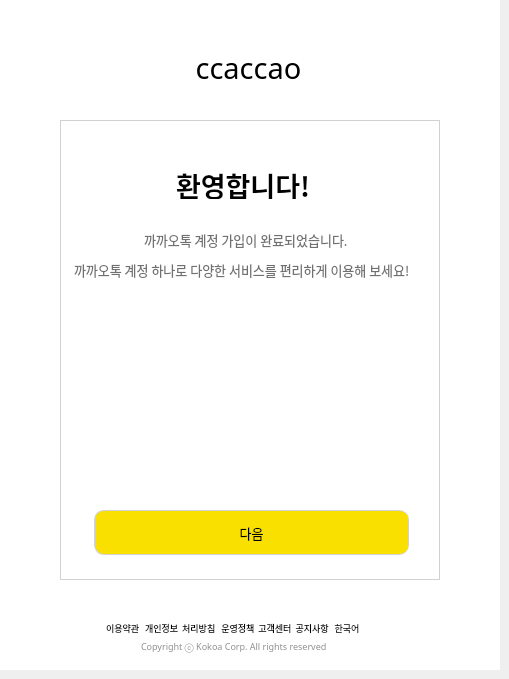
    <widget class="QWidget" name="page_2">
     <widget class="QWidget" name="widget_10" native="true">
      <property name="geometry">
       <rect>
        <x>0</x>
        <y>0</y>
        <width>500</width>
        <height>670</height>
       </rect>
      </property>
      <property name="styleSheet">
       <string notr="true">background-color: rgb(255, 255, 255);</string>
      </property>
      <widget class="QLabel" name="label_39">
       <property name="geometry">
        <rect>
         <x>183</x>
         <y>47</y>
         <width>131</width>
         <height>41</height>
        </rect>
       </property>
       <property name="font">
        <font>
         <family>G마켓 산스 TTF Medium</family>
         <pointsize>22</pointsize>
        </font>
       </property>
       <property name="text">
        <string>ccaccao</string>
       </property>
       <property name="alignment">
        <set>Qt::AlignCenter</set>
       </property>
      </widget>
      <widget class="QWidget" name="widget_11" native="true">
       <property name="geometry">
        <rect>
         <x>60</x>
         <y>120</y>
         <width>380</width>
         <height>460</height>
        </rect>
       </property>
       <property name="styleSheet">
        <string notr="true">border-color: rgb(210, 210, 210);
border-style:solid;
border-width:1px;</string>
       </property>
       <widget class="QLabel" name="label_41">
        <property name="geometry">
         <rect>
          <x>107</x>
          <y>50</y>
          <width>160</width>
          <height>30</height>
         </rect>
        </property>
        <property name="font">
         <font>
          <family>G마켓 산스 TTF Medium</family>
          <pointsize>20</pointsize>
          <weight>75</weight>
          <bold>true</bold>
         </font>
        </property>
        <property name="styleSheet">
         <string notr="true">border-color: rgb(255, 255, 255);</string>
        </property>
        <property name="text">
         <string>환영합니다!</string>
        </property>
       </widget>
       <widget class="QPushButton" name="pushButton_4">
        <property name="geometry">
         <rect>
          <x>34</x>
          <y>390</y>
          <width>315</width>
          <height>45</height>
         </rect>
        </property>
        <property name="font">
         <font>
          <family>G마켓 산스 TTF Medium</family>
          <pointsize>10</pointsize>
         </font>
        </property>
        <property name="styleSheet">
         <string notr="true">border-width:1px;
border-style:solid;
border-radius:10px;
background-color: rgb(249, 224, 0);</string>
        </property>
        <property name="text">
         <string>다음</string>
        </property>
       </widget>
       <widget class="QLabel" name="label_40">
        <property name="geometry">
         <rect>
          <x>80</x>
          <y>110</y>
          <width>220</width>
          <height>20</height>
         </rect>
        </property>
        <property name="font">
         <font>
          <family>G마켓 산스 TTF Medium</family>
          <pointsize>10</pointsize>
         </font>
        </property>
        <property name="styleSheet">
         <string notr="true">border-color: rgb(255, 255, 255);
color: rgb(112, 112, 112);</string>
        </property>
        <property name="text">
         <string>까까오톡 계정 가입이 완료되었습니다.</string>
        </property>
       </widget>
       <widget class="QLabel" name="label_42">
        <property name="geometry">
         <rect>
          <x>10</x>
          <y>140</y>
          <width>361</width>
          <height>20</height>
         </rect>
        </property>
        <property name="font">
         <font>
          <family>G마켓 산스 TTF Medium</family>
          <pointsize>10</pointsize>
         </font>
        </property>
        <property name="styleSheet">
         <string notr="true">border-color: rgb(255, 255, 255);
color: rgb(112, 112, 112);</string>
        </property>
        <property name="text">
         <string>까까오톡 계정 하나로 다양한 서비스를 편리하게 이용해 보세요!</string>
        </property>
       </widget>
      </widget>
      <widget class="QWidget" name="widget_12" native="true">
       <property name="geometry">
        <rect>
         <x>81</x>
         <y>600</y>
         <width>350</width>
         <height>61</height>
        </rect>
       </property>
       <property name="styleSheet">
        <string notr="true">border-color: rgb(255, 255, 255);</string>
       </property>
       <widget class="QLabel" name="label_51">
        <property name="geometry">
         <rect>
          <x>25</x>
          <y>20</y>
          <width>301</width>
          <height>16</height>
         </rect>
        </property>
        <property name="font">
         <font>
          <family>G마켓 산스 TTF Medium</family>
          <pointsize>7</pointsize>
         </font>
        </property>
        <property name="text">
         <string>이용약관   개인정보  처리방침   운영정책  고객센터  공지사항   한국어</string>
        </property>
       </widget>
       <widget class="QLabel" name="label_52">
        <property name="geometry">
         <rect>
          <x>60</x>
          <y>38</y>
          <width>218</width>
          <height>16</height>
         </rect>
        </property>
        <property name="font">
         <font>
          <family>G마켓 산스 TTF Medium</family>
          <pointsize>7</pointsize>
         </font>
        </property>
        <property name="styleSheet">
         <string notr="true">color: rgb(145, 145, 145);</string>
        </property>
        <property name="text">
         <string>Copyright ⓒ Kokoa Corp. All rights reserved</string>
        </property>
       </widget>
      </widget>
     </widget>
    </widget>
